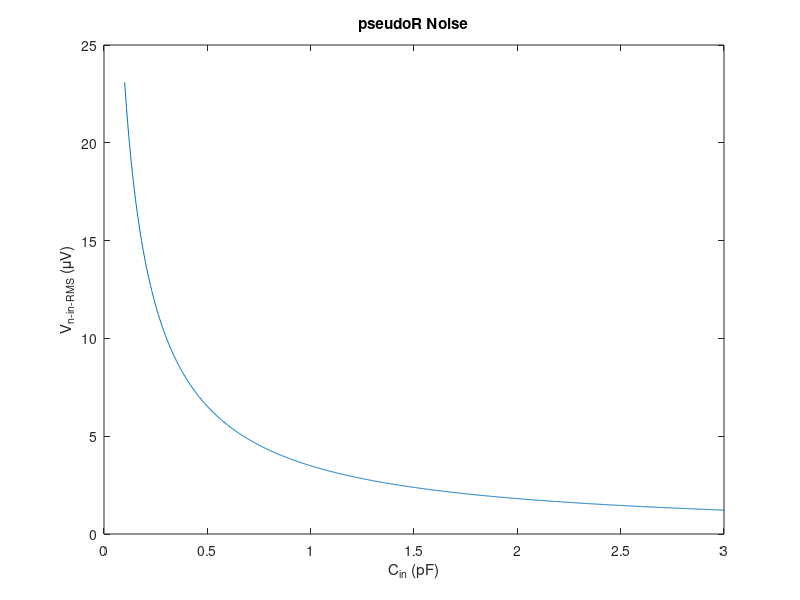
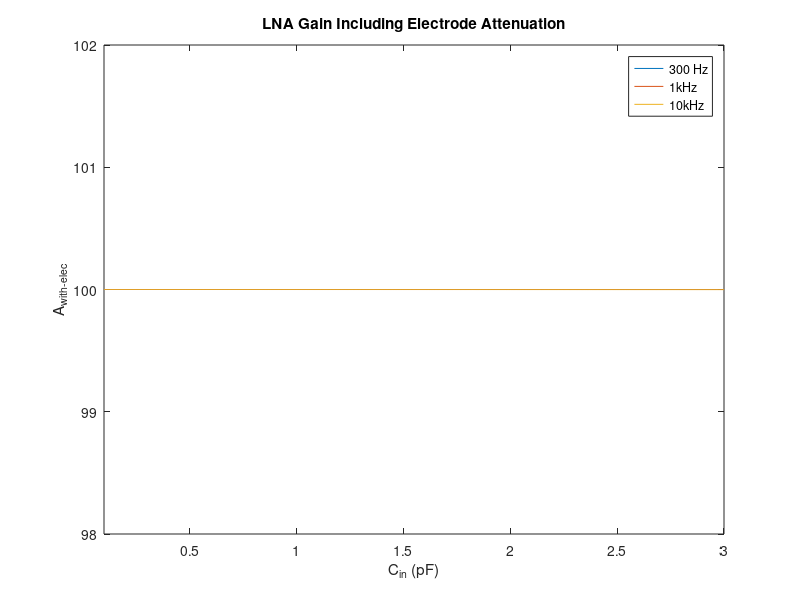
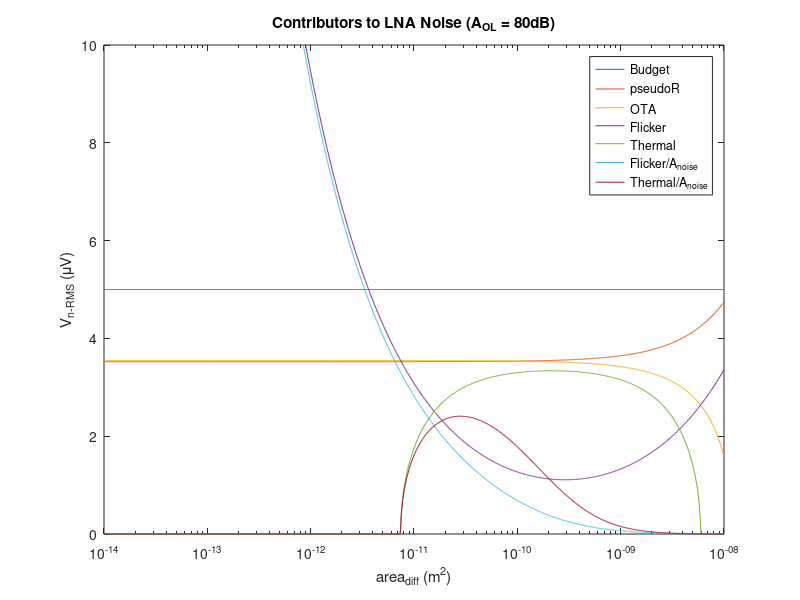
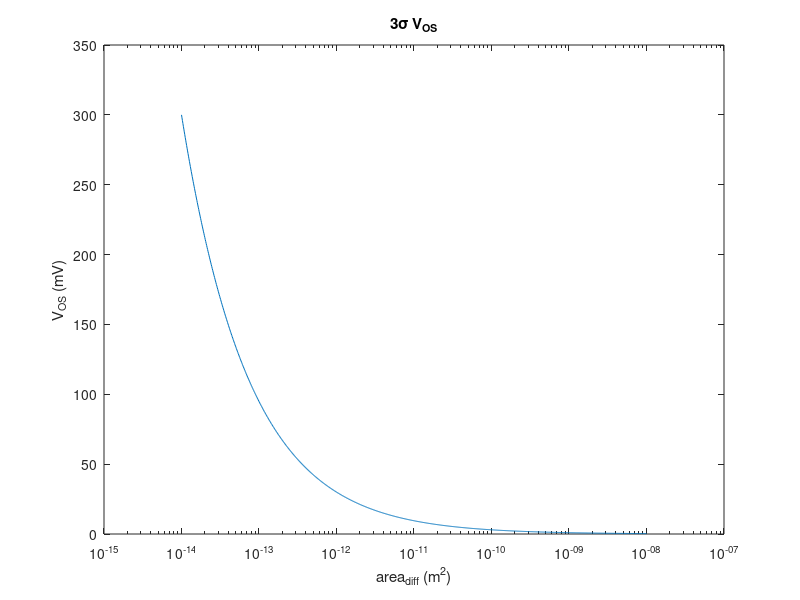

MATLAB code to generate these figures, in order: (Note: this script raises an error after producing the figures.)
% polymorph pixel co-design
% CRT
% 05/19/2020 - 07/22/2020

%% setup
close all
clear all

%% starting assumptions and physical constants

% constants
k = 1.38e-23;
T = 37 + 273;   % body temp

% system constraints
R_elec = 24e3;
pixel_dim = 152.5e-6;
area_limit = (pixel_dim)^2;

%% design targets

% except for here, as noted, all noise is squared voltage
noise_Vrms = 5e-6;
noise_Vsq = noise_Vrms^2;

A_target = 100;
A_OL_target = 1e4;
A_f = 1;

f_LP_AP = 10e3;
f_HP_AP = 300;

ENBW = f_LP_AP * pi/2;

% number of time constants for "complete" settling
settling_TCs = 5;

% target for OTA noise source other than M1
excess = 1.2;

%% technology information

L_min = 130e-9;

% C_ox and C_P (C_gg) [F/m^2]
% C_ox for flicker noise
C_ox = 0.01;
% C_P for parasitics
M_input_area = 120e-6 * 600e-9;
C_gg = 252e-15;
C_P_N = C_gg / M_input_area;
C_P_P = 0.00633;

% flicker noise coefficients [J]
K_flicker_N = 1.24e-25;
K_flicker_P = 1.98e-25;

% mismatch coefficients
% [Vm] and [m]
A_VT = 10e-9;
A_beta = 0.013e-6;

% noise factor gamma (often quoted as 2/3)
gamma_W = 1;
gamma_S = 2/3;

% estimates for device area
L_diff = 200e-9;
L_guard = 1e-6;

%% closed-loop amp design: sweep Cin

% assumed pseudoR based on 10fF feedback cap
pseudoR = 320e9;

% sweep Cin
%C_in = 1e-12;
C_in = linspace(100e-15, 3e-12, 1000)';
C_F = C_in / A_target;

% integrated pseudoR noise for 300Hz sw cap HP cutoff
f_pseudo = 1./(2.*pi.*pseudoR.*C_F);
% reduction factor to account for not all of kT/C
% appearing in the 300Hz+ band
reduc_factor = 1./(1 + f_HP_AP./f_pseudo);
noise_pseudoR = 2 .* k .* T ./ C_F .* reduc_factor;
% input-refer - note that this uses ideal gain
noise_pseudoR_in = noise_pseudoR ./ (A_target.^2);

% ideal closed-loop gain including electrode attenuation
% at three freqs: 300, 1000, 10000 Hz
% assumes ideal opamp with no parasitics
A_elec_300 = C_in ./ sqrt(C_F.^2 + (C_F .* C_in .* R_elec .* (2*pi*300)).^2);
A_elec_1e3 = C_in ./ sqrt(C_F.^2 + (C_F .* C_in .* R_elec .* (2*pi*1e3)).^2);
A_elec_1e4 = C_in ./ sqrt(C_F.^2 + (C_F .* C_in .* R_elec .* (2*pi*1e4)).^2);

%% plots from Cin choice

% noise as a function of Cin
figure
plot(C_in.*(1e12), sqrt(noise_pseudoR_in) .* 1e6);
xlabel('C_{in} (pF)');
ylabel('V_{n-in-RMS} (\muV)');
title('pseudoR Noise');

% input gain including electrode atten
% should be negligible
figure
plot(C_in.*(1e12), A_elec_300);
hold on
plot(C_in.*(1e12), A_elec_1e3);
plot(C_in.*(1e12), A_elec_1e4);
xlabel('C_{in} (pF)');
ylabel('A_{with-elec}');
axis([100e-3 3 98 102]);
legend('300 Hz', '1kHz', '10kHz');
title('LNA Gain Including Electrode Attenuation');

%% results from first design section
C_in = 1e-12;
C_F = C_in / A_target;
% integrated pseudoR noise for 300Hz sw cap HP cutoff
f_pseudo = 1./(2.*pi.*pseudoR.*C_F);
reduc_factor = 1./(1 + f_HP_AP./f_pseudo);
noise_pseudoR = 2 .* k .* T ./ C_F .* reduc_factor;

%% OTA design: sweep WL

% transistor area, from 10^-14 m^2 to 10^-9 m^2
% for reference, pixel is 2.33*10^-8 m^2
% 120um/600nm device is 7.2*10^-11 m^2both
% and a 130nm/130nm device is 1.69*10^-14 m^2
WL = logspace(-14,-8,1000);

C_P = WL .* C_P_N;

% resulting actual closed-loop gain
A_actual = C_in ./ (C_F + (C_F + C_in + C_P) ./ A_OL_target);
noise_pseudoR_in = noise_pseudoR ./ (A_actual.^2);

% noise budget
noise_OTA = noise_Vsq - noise_pseudoR_in;

% noise gain
A_noise = (C_P + C_in + C_F) ./ C_in;

% flicker noise
noise_flicker = 2 .* K_flicker_N ./ C_ox ./ WL .* (A_noise).^2 ...
    .* log(f_LP_AP / f_HP_AP);

noise_thermal = noise_OTA - noise_flicker;

% thermal noise
% NOTE: we only care about thermal noise in the signal band (to 10kHz)
% technically, ENBW is not correct here because we can do a software
% brickwall filter at 10kHz, and this will be valid since we have used
% appropriate anti-aliasing.
% thus, ENBW is used here only to provide a safety margin.
gm_req = 2 .* 4 .* k .* T .* gamma_W...
    ./ noise_thermal .* (A_noise).^2 .* ENBW .* excess;

% first approx of mismatch: assume input pair dominates
sigma_Vth_1 = A_VT ./ sqrt(WL);
V_os_3sigma = sigma_Vth_1 .* 3;
%% plots from flicker noise sizing choice

% noise breakdown
figure
semilogx(WL, (noise_Vrms*1e6).*ones(size(WL)));
hold on
semilogx(WL, sqrt(noise_pseudoR_in) .* 1e6);
semilogx(WL, sqrt(noise_OTA) .* 1e6);
semilogx(WL, sqrt(noise_flicker) .* 1e6);
semilogx(WL, sqrt(noise_thermal) .* 1e6);
semilogx(WL, sqrt(noise_flicker) ./ (A_noise).^2 .* 1e6);
semilogx(WL, sqrt(noise_thermal) ./ (A_noise).^2 .* 1e6);
xlabel('area_{diff} (m^2)');
ylabel('V_{n-RMS} (\muV)');
axis([1e-14 1e-8 0 10]);
legend('Budget', 'pseudoR', 'OTA', 'Flicker', 'Thermal',...
    'Flicker/A_{noise}', 'Thermal/A_{noise}');
title('Contributors to LNA Noise (A_{OL} = 80dB)');

% mismatch
figure
semilogx(WL, V_os_3sigma .* 1e3);
xlabel('area_{diff} (m^2)');
ylabel('V_{OS} (mV)');
title('3\sigma V_{OS}');

% gm requirement
figure
semilogx(WL, gm_req.*(1e6));
xlabel('area_{diff} (m^2)');
ylabel('g_m (\muS)');
axis([1e-14 1e-8 0 500]);
title('g_m Requirement (A_{OL} = 80dB)');

% closed-loop gain
figure
semilogx(WL, A_actual);
xlabel('area_{diff} (m^2)');
ylabel('A_{actual}');
title('Closed-Loop Gain due to C_P (A_{OL} = 80dB)');

%% OTA design: try again with A_OL = 60dB

% try a redesign anticipating the gain error
A_OL_target = 1e3;
C_F = 10e-15;
C_in = C_F * A_target * (1 + 1/A_OL_target) / (1 - A_target/A_OL_target);

% transistor area, from 10^-14 m^2 to 10^-9 m^2
% for reference, pixel is 2.33*10^-8 m^2
% 120um/600nm device is 7.2*10^-11 m^2
% and a 130nm/130nm device is 1.69*10^-14 m^2
WL = logspace(-14,-8,1000);

C_P = WL .* C_P_N;

% resulting actual closed-loop gain
A_actual = C_in ./ (C_F + (C_F + C_in + C_P) ./ A_OL_target);
noise_pseudoR_in = noise_pseudoR ./ (A_actual.^2);

% noise budget
noise_OTA = noise_Vsq - noise_pseudoR_in;

% noise gain
A_noise = (C_P + C_in + C_F) ./ C_in;

% flicker noise
noise_flicker = 2 .* K_flicker_N ./ C_ox ./ WL .* (A_noise).^2 ...
    .* log(f_LP_AP / f_HP_AP);

noise_thermal = noise_OTA - noise_flicker;

% thermal noise
% NOTE: we only care about thermal noise in the signal band (to 10kHz)
% technically, ENBW is not correct here because we can do a software
% brickwall filter at 10kHz, and this will be valid since we have used
% appropriate anti-aliasing.
% thus, ENBW is used here only to provide a safety margin.
gm_req = 2 .* 4 .* k .* T .* gamma_W...
    ./ noise_thermal .* (A_noise).^2 .* ENBW .* excess;

%% plots from flicker noise sizing choice

% noise breakdown
figure
semilogx(WL, (noise_Vrms*1e6).*ones(size(WL)));
hold on
semilogx(WL, sqrt(noise_pseudoR_in) .* 1e6);
semilogx(WL, sqrt(noise_OTA) .* 1e6);
semilogx(WL, sqrt(noise_flicker) .* 1e6);
semilogx(WL, sqrt(noise_thermal) .* 1e6);
semilogx(WL, sqrt(noise_flicker) ./ (A_noise).^2 .* 1e6);
semilogx(WL, sqrt(noise_thermal) ./ (A_noise).^2 .* 1e6);
xlabel('area_{diff} (m^2)');
ylabel('V_{n-RMS} (\muV)');
axis([1e-14 1e-8 0 10]);
legend('Budget', 'pseudoR', 'OTA', 'Flicker', 'Thermal',...
    'Flicker/A_{noise}', 'Thermal/A_{noise}');
title('Contributors to LNA Noise (A_{OL} = 60dB)');

% gm requirement
figure
semilogx(WL, gm_req.*(1e6));
xlabel('area_{diff} (m^2)');
ylabel('g_m (\muS)');
axis([1e-14 1e-8 0 500]);
title('g_m Requirement (A_{OL} = 60dB)');

% closed-loop gain
figure
semilogx(WL, A_actual);
xlabel('area_{diff} (m^2)');
ylabel('A_{actual}');
title('Closed-Loop Gain due to C_P (A_{OL} = 60dB)');

A_OL_target = 1e4;

%% gm/id, gmro characterization

% info about number of characterization sweeps
num_lengths_N = 10;
num_lengths_P = 10;
points_per_length = 25;
L_N = [130e-9 200e-9 500e-9 1e-6 2e-6 4e-6 6e-6 8e-6 10e-6 12e-6]';
L_P = L_N;

% NMOS

% import the characterization data
gmid_n_130n = readmatrix('charac/charac_gmid_n_130n.csv');
gmid_n_200n = readmatrix('charac/charac_gmid_n_200n.csv');
gmid_n_500n = readmatrix('charac/charac_gmid_n_500n.csv');
gmid_n_1u = readmatrix('charac/charac_gmid_n_1u.csv');
gmid_n_2u = readmatrix('charac/charac_gmid_n_2u.csv');
gmid_n_4u = readmatrix('charac/charac_gmid_n_4u.csv');
gmid_n_6u = readmatrix('charac/charac_gmid_n_6u.csv');
gmid_n_8u = readmatrix('charac/charac_gmid_n_8u.csv');
gmid_n_10u = readmatrix('charac/charac_gmid_n_10u.csv');
gmid_n_12u = readmatrix('charac/charac_gmid_n_12u.csv');

gmro_n_130n = readmatrix('charac/charac_gmro_n_130n.csv');
gmro_n_200n = readmatrix('charac/charac_gmro_n_200n.csv');
gmro_n_500n = readmatrix('charac/charac_gmro_n_500n.csv');
gmro_n_1u = readmatrix('charac/charac_gmro_n_1u.csv');
gmro_n_2u = readmatrix('charac/charac_gmro_n_2u.csv');
gmro_n_4u = readmatrix('charac/charac_gmro_n_4u.csv');
gmro_n_6u = readmatrix('charac/charac_gmro_n_6u.csv');
gmro_n_8u = readmatrix('charac/charac_gmro_n_8u.csv');
gmro_n_10u = readmatrix('charac/charac_gmro_n_10u.csv');
gmro_n_12u = readmatrix('charac/charac_gmro_n_12u.csv');

cgg_n_130n = readmatrix('charac/charac_cgg_n_130n.csv');
cgg_n_200n = readmatrix('charac/charac_cgg_n_200n.csv');
cgg_n_500n = readmatrix('charac/charac_cgg_n_500n.csv');
cgg_n_1u = readmatrix('charac/charac_cgg_n_1u.csv');
cgg_n_2u = readmatrix('charac/charac_cgg_n_2u.csv');
cgg_n_4u = readmatrix('charac/charac_cgg_n_4u.csv');
cgg_n_6u = readmatrix('charac/charac_cgg_n_6u.csv');
cgg_n_8u = readmatrix('charac/charac_cgg_n_8u.csv');
cgg_n_10u = readmatrix('charac/charac_cgg_n_10u.csv');
cgg_n_12u = readmatrix('charac/charac_cgg_n_12u.csv');

% concatenate the results for easier looping
gmid_n = horzcat(gmid_n_130n, gmid_n_200n(:,2), gmid_n_500n(:,2),...
    gmid_n_1u(:,2), gmid_n_2u(:,2), gmid_n_4u(:,2), gmid_n_6u(:,2),...
    gmid_n_8u(:,2), gmid_n_10u(:,2), gmid_n_12u(:,2));
gmro_n = horzcat(gmro_n_130n, gmro_n_200n(:,2), gmro_n_500n(:,2),...
    gmro_n_1u(:,2), gmro_n_2u(:,2), gmro_n_4u(:,2), gmro_n_6u(:,2),...
    gmro_n_8u(:,2), gmro_n_10u(:,2), gmro_n_12u(:,2));
cgg_n = horzcat(cgg_n_130n, cgg_n_200n(:,2), cgg_n_500n(:,2),...
    cgg_n_1u(:,2), cgg_n_2u(:,2), cgg_n_4u(:,2), cgg_n_6u(:,2),...
    cgg_n_8u(:,2), cgg_n_10u(:,2), cgg_n_12u(:,2));

% plot the characterization results
figure
semilogx(gmid_n(:,1)*1e6, gmid_n(:,2));
hold on
semilogx(gmid_n(:,1)*1e6, gmid_n(:,3));
semilogx(gmid_n(:,1)*1e6, gmid_n(:,4));
semilogx(gmid_n(:,1)*1e6, gmid_n(:,5));
semilogx(gmid_n(:,1)*1e6, gmid_n(:,6));
semilogx(gmid_n(:,1)*1e6, gmid_n(:,7));
semilogx(gmid_n(:,1)*1e6, gmid_n(:,8));
semilogx(gmid_n(:,1)*1e6, gmid_n(:,9));
semilogx(gmid_n(:,1)*1e6, gmid_n(:,10));
semilogx(gmid_n(:,1)*1e6, gmid_n(:,11));
title('g_m/I_D vs. I_D for NMOS');
xlabel('I_D (\muA)');
ylabel('g_m/I_D (V^{-1})');
legend('L = 130nm', 'L = 200nm', 'L = 500nm', 'L = 1\mum', 'L = 2\mum',...
    'L = 4\mum', 'L = 6\mum', 'L = 8\mum', 'L = 10\mum', 'L = 12\mum');

figure
semilogx(gmro_n(:,1)*1e6, gmro_n(:,2));
hold on
semilogx(gmro_n(:,1)*1e6, gmro_n(:,3));
semilogx(gmro_n(:,1)*1e6, gmro_n(:,4));
semilogx(gmro_n(:,1)*1e6, gmro_n(:,5));
semilogx(gmro_n(:,1)*1e6, gmro_n(:,6));
semilogx(gmro_n(:,1)*1e6, gmro_n(:,7));
semilogx(gmro_n(:,1)*1e6, gmro_n(:,8));
semilogx(gmro_n(:,1)*1e6, gmro_n(:,9));
semilogx(gmro_n(:,1)*1e6, gmro_n(:,10));
semilogx(gmro_n(:,1)*1e6, gmro_n(:,11));
title('g_mr_o vs. I_D for NMOS');
xlabel('I_D (\muA)');
ylabel('g_mr_o');
legend('L = 130nm', 'L = 200nm', 'L = 500nm', 'L = 1\mum', 'L = 2\mum',...
    'L = 4\mum', 'L = 6\mum', 'L = 8\mum', 'L = 10\mum', 'L = 12\mum');

figure
semilogx(cgg_n(:,1)*1e6, cgg_n(:,2) / (130e-9 * 260e-9));
hold on
semilogx(cgg_n(:,1)*1e6, cgg_n(:,3) / (200e-9 * 400e-9));
semilogx(cgg_n(:,1)*1e6, cgg_n(:,4) / (500e-9 * 1000e-9));
semilogx(cgg_n(:,1)*1e6, cgg_n(:,5) / (1000e-9 * 2000e-9));
semilogx(cgg_n(:,1)*1e6, cgg_n(:,6) / (2000e-9 * 4000e-9));
semilogx(cgg_n(:,1)*1e6, cgg_n(:,7) / (4000e-9 * 8000e-9));
semilogx(cgg_n(:,1)*1e6, cgg_n(:,8) / (6000e-9 * 12000e-9));
semilogx(cgg_n(:,1)*1e6, cgg_n(:,9) / (8000e-9 * 16000e-9));
semilogx(cgg_n(:,1)*1e6, cgg_n(:,10) / (10000e-9 * 20000e-9));
semilogx(cgg_n(:,1)*1e6, cgg_n(:,11) / (12000e-9 * 24000e-9));
title('C_{gg} vs. I_D for NMOS');
xlabel('I_D (\muA)');
ylabel('C_{gg} (F/m^2)');
legend('L = 130nm', 'L = 200nm', 'L = 500nm', 'L = 1\mum', 'L = 2\mum',...
    'L = 4\mum', 'L = 6\mum', 'L = 8\mum', 'L = 10\mum', 'L = 12\mum');


% PMOS

% import the characterization data
gmid_p_130n = readmatrix('charac/charac_gmid_p_130n.csv');
gmid_p_200n = readmatrix('charac/charac_gmid_p_200n.csv');
gmid_p_500n = readmatrix('charac/charac_gmid_p_500n.csv');
gmid_p_1u = readmatrix('charac/charac_gmid_p_1u.csv');
gmid_p_2u = readmatrix('charac/charac_gmid_p_2u.csv');
gmid_p_4u = readmatrix('charac/charac_gmid_p_4u.csv');
gmid_p_6u = readmatrix('charac/charac_gmid_p_6u.csv');
gmid_p_8u = readmatrix('charac/charac_gmid_p_8u.csv');
gmid_p_10u = readmatrix('charac/charac_gmid_p_10u.csv');
gmid_p_12u = readmatrix('charac/charac_gmid_p_12u.csv');

gmro_p_130n = readmatrix('charac/charac_gmro_p_130n.csv');
gmro_p_200n = readmatrix('charac/charac_gmro_p_200n.csv');
gmro_p_500n = readmatrix('charac/charac_gmro_p_500n.csv');
gmro_p_1u = readmatrix('charac/charac_gmro_p_1u.csv');
gmro_p_2u = readmatrix('charac/charac_gmro_p_2u.csv');
gmro_p_4u = readmatrix('charac/charac_gmro_p_4u.csv');
gmro_p_6u = readmatrix('charac/charac_gmro_p_6u.csv');
gmro_p_8u = readmatrix('charac/charac_gmro_p_8u.csv');
gmro_p_10u = readmatrix('charac/charac_gmro_p_10u.csv');
gmro_p_12u = readmatrix('charac/charac_gmro_p_12u.csv');

% concatenate the results for easier looping
gmid_p = horzcat(gmid_p_130n, gmid_p_200n(:,2), gmid_p_500n(:,2),...
    gmid_p_1u(:,2), gmid_p_2u(:,2), gmid_p_4u(:,2), gmid_p_6u(:,2),...
    gmid_p_8u(:,2), gmid_p_10u(:,2), gmid_p_12u(:,2));
gmro_p = horzcat(gmro_p_130n, gmro_p_200n(:,2), gmro_p_500n(:,2),...
    gmro_p_1u(:,2), gmro_p_2u(:,2), gmro_p_4u(:,2), gmro_p_6u(:,2),...
    gmro_p_8u(:,2), gmro_p_10u(:,2), gmro_p_12u(:,2));

% plot the characterization results
figure
semilogx(gmid_p(:,1)*1e6, gmid_p(:,2));
hold on
semilogx(gmid_p(:,1)*1e6, gmid_p(:,3));
semilogx(gmid_p(:,1)*1e6, gmid_p(:,4));
semilogx(gmid_p(:,1)*1e6, gmid_p(:,5));
semilogx(gmid_p(:,1)*1e6, gmid_p(:,6));
semilogx(gmid_p(:,1)*1e6, gmid_p(:,7));
semilogx(gmid_p(:,1)*1e6, gmid_p(:,8));
semilogx(gmid_p(:,1)*1e6, gmid_p(:,9));
semilogx(gmid_p(:,1)*1e6, gmid_p(:,10));
semilogx(gmid_p(:,1)*1e6, gmid_p(:,11));
title('g_m/I_D vs. I_D for PMOS');
xlabel('I_D (\muA)');
ylabel('g_m/I_D (V^{-1})');
legend('L = 130nm', 'L = 200nm', 'L = 500nm', 'L = 1\mum', 'L = 2\mum',...
    'L = 4\mum', 'L = 6\mum', 'L = 8\mum', 'L = 10\mum', 'L = 12\mum');

figure
semilogx(gmro_p(:,1)*1e6, gmro_p(:,2));
hold on
semilogx(gmro_p(:,1)*1e6, gmro_p(:,3));
semilogx(gmro_p(:,1)*1e6, gmro_p(:,4));
semilogx(gmro_p(:,1)*1e6, gmro_p(:,5));
semilogx(gmro_p(:,1)*1e6, gmro_p(:,6));
semilogx(gmro_p(:,1)*1e6, gmro_p(:,7));
semilogx(gmro_p(:,1)*1e6, gmro_p(:,8));
semilogx(gmro_p(:,1)*1e6, gmro_p(:,9));
semilogx(gmro_p(:,1)*1e6, gmro_p(:,10));
semilogx(gmro_p(:,1)*1e6, gmro_p(:,11));
title('g_mr_o vs. I_D for PMOS');
xlabel('I_D (\muA)');
ylabel('g_mr_o');
legend('L = 130nm', 'L = 200nm', 'L = 500nm', 'L = 1\mum', 'L = 2\mum',...
    'L = 4\mum', 'L = 6\mum', 'L = 8\mum', 'L = 10\mum', 'L = 12\mum');

%% transistor-level OTA design: tunable parameters

% set minimum W
W_min = 200e-9;

% assumptions for WI or SI
gmid_WI = 25;
gmid_MI = 20;
gmid_SI = 10;

% M1 specs determined from optimization above
gm_min = 100e-6;
WL_min = 3.85e-11;

% ratio between main branch and output branch
current_scale = 16;
% ratio between load branch and one branch of CMFB amp
cmfb_scale = 1;

% partition of gains
A_OL_1_target = 320;
A_OL_2_target = A_OL_target / A_OL_1_target;
A_OL_CMFB_target = 20;

% degen resistor headroom consumption
V_R_degen = 0.2;

%% amp/filter interface

% assume min size cap for C_RA
C_RA = 10e-15;

% biquad filter params
omega_0 = 2*pi * sqrt(f_HP_AP * f_LP_AP);
BW = 2*pi * (f_LP_AP - f_HP_AP);
Q = omega_0 / BW;

% input cap size
C_R1 = C_RA * A_f / Q;

% sweep possible switching frequencies
f_swcap = logspace(5,7,1000)';

f_BW_amp = f_swcap ./ 10;

% resistive approximation
R_1 = 1 ./ (C_R1 * f_swcap);

% one-stage version. settling will be ok, so look at gain degredation
% using 60dB gain for one-stage (80dB not possible)
rout_assumed = (1e3) / gm_min;
Rout_amp_required = (rout_assumed .* R_1) ./ (R_1 - rout_assumed);
% using reasonable assumptions for degen R and load device,
% calculate what gmro would be necessary for up and down cascode devices
R_degen_assumed = 50e3;
ro_load_assumed = 4e7;
Rout_branch = 2 * Rout_amp_required;
gmro_required_up = sqrt(Rout_branch ./ R_degen_assumed);
gmro_required_down = Rout_branch ./ ro_load_assumed;

figure
semilogx(f_swcap, gmro_required_up);
hold on
semilogx(f_swcap, gmro_required_down);
xlabel('f_{swcap} (Hz)');
ylabel('g_mr_o');
title('Single-Stage: Cascode g_mr_o Required vs. Sw Cap Frequency');
legend('Up Branch (fold)', 'Down Branch (load)');

% settling limit
T_settle_limit = 1 ./ (f_swcap * 2);

% assume switch resistance - settling through this
R_sw = 14e3;
T_settle_sw = R_sw * C_R1 * settling_TCs;

%% transistor-level OTA design: action

% M1: input pair (NMOS)

% vectors to keep track of results for comparison
W = zeros(num_lengths_N, 1);
WL = zeros(num_lengths_N, 1);
gmro = zeros(num_lengths_N, 1);
gmid = zeros(num_lengths_N, 1);

% try each length
for i = 1:num_lengths_N
    
    % column for gmid, gmro data
    col = 1 + i;
    
    % determine corresponding length
    L_charac = L_N(i);
    W_charac = L_charac * 2;
    
    for j = 1:points_per_length
        
        % go from SI to WI to get minimum required gmid
        point = points_per_length - j + 1;
        
        gmid(i) = gmid_n(point, col);
        
        if (gmid(i) > gmid_WI)
            % found required gmid
            
            % determine corresponding current density for this length
            ID_charac = gmid_n(point, 1);
            ID_density = ID_charac / W_charac;
            
            % determine actual ID required
            ID_req = gm_min / gmid(i);
            ID = 1e-6 * ceil(ID_req * 1e6);
            
            % determine actual W required
            W(i) = ID / ID_density;
            WL(i) = W(i) .* L_charac;
            
            % keep track of corresponding gmro
            gmro(i) = gmro_n(point, col);
            break
        end      
    end
end

% plot results for M1
figure
plot(L_N*1e6, W*1e6);
xlabel('L (\mum)');
ylabel('W (\mum)');
title('M1: W vs. L');
figure
plot(L_N*1e6, WL*1e12);
xlabel('L (\mum)');
ylabel('W ((\mum)^2)');
title('M1: WL vs. L');
figure
plot(L_N*1e6, gmro);
xlabel('L (\mum)');
ylabel('g_mr_o');
title('M1: g_mr_o vs. L');

% pick L that gives us required WL for parasitics/flicker
for i = 1:num_lengths_N
    WL_this = WL(i);
    
    if (WL_this > WL_min)
        % determine final dimensions
        W_M1 = W(i);
        L_M1 = L_N(i);
        % determine final small signal params
        gmid_M1 = gmid(i);
        gmro_M1 = gmro(i);
        break
    end
end

% compute some currents
ID_main = ID;
ID_load = ID_main / current_scale;
ID_both = ID_main + ID_load;

% compute M1 small signal params
gm_M1 = gmid_M1 * ID_main;
ro_M1 = gmro_M1 / gm_M1;

% size the degen resistors for reasonable voltage swing
R_degen = V_R_degen / ID_main;

% beginning to compute the gain

% from equation for gain of first stage...
gmro_factor = gm_M1 * ro_M1^2 * R_degen / (ro_M1 + R_degen)^2;
% ... we can determine a target for gmro of M3 and M5
gmro_35_target = A_OL_1_target / gmro_factor;

% size 3,5 based on this target

% M3: telecascode device (NMOS)
[W, gmid, gmro] = size_M(L_N, gmid_n, gmro_n, gmid_MI, 1, ID_main,...
    num_lengths_N, points_per_length);
[L_M3, W_M3, gmid_M3, gmro_M3] = pick_L(L_N, W, gmid, gmro,...
    gmro_35_target, num_lengths_N, W_min);
% compute M3 small signal params
gm_M3 = gmid_M3 * ID_main;
ro_M3 = gmro_M3 / gm_M3;

% M5: current source device (PMOS)
[W, gmid, gmro] = size_M(L_P, gmid_p, gmro_p, gmid_MI, 1, ID_main,...
    num_lengths_P, points_per_length);
[L_M5, W_M5, gmid_M5, gmro_M5] = pick_L(L_P, W, gmid, gmro,...
    gmro_35_target, num_lengths_P, W_min);
% compute M5 small signal params
gm_M5 = gmid_M5 * ID_main;
ro_M5 = gmro_M5 / gm_M5;

% calculate actual first stage gain

% transconductance
Gs3 = (gmro_M3 + 1) / (ro_M3 + gmro_M5 * R_degen);
Gm_reduc = (Gs3 * ro_M1) / (1 + Gs3 * ro_M1);
Gm_1 = gm_M1 * Gm_reduc;

% output resistance
Rout_1 = 1/(1/(gmro_M5 * R_degen) + 1/(gmro_M3 * ro_M1));

A_OL_1_actual = Gm_1 * Rout_1;

% compute gain target for second stage
A_OL_2_target_updated = max(A_OL_target / A_OL_1_actual, A_OL_2_target);

% compute gmro target based on necessity that gm7ro9 > A2 for later math
gm_M7_assumed = gmid_WI * ID_load;
gm_M9_assumed = gmid_SI * ID_load;
ro_9_target = A_OL_2_target_updated / gm_M7_assumed;
gmro_9_target = gm_M9_assumed * ro_9_target;

% M9: load device (NMOS)
% the only strong-inversion transistor (bc noise)
[W, gmid, gmro] = size_M(L_N, gmid_n, gmro_n, gmid_SI, 0, ID_load,...
    num_lengths_N, points_per_length);
[L_M9, W_M9, gmid_M9, gmro_M9] = pick_L(L_N, W, gmid, gmro,...
    gmro_9_target, num_lengths_N, W_min);
% compute M11 small signal params
gm_M9 = gmid_M9 * ID_load;
ro_M9 = gmro_M9 / gm_M9;

% compute target gmro7 based on target gain
ro_M7_target = (A_OL_2_target_updated * ro_M9) /...
    (gm_M7_assumed * ro_M9 - A_OL_2_target_updated);
gmro_7_target = gm_M7_assumed * ro_M7_target;

% M7: second stage input device (PMOS)
[W, gmid, gmro] = size_M(L_P, gmid_p, gmro_p, gmid_WI, 1, ID_load,...
    num_lengths_P, points_per_length);
[L_M7, W_M7, gmid_M7, gmro_M7] = pick_L(L_P, W, gmid, gmro,...
    gmro_7_target, num_lengths_P, W_min);
% compute M7 small signal params
gm_M7 = gmid_M7 * ID_load;
ro_M7 = gmro_M7 / gm_M7;

% calculate actual second stage gain
Rout_2 = (ro_M7 * ro_M9) / (ro_M7 + ro_M9);
A_OL_2_actual = gm_M7 * Rout_2;

A_OL_actual = A_OL_1_actual * A_OL_2_actual;

%% post-design OTA characterization

% noise - note this is just open-loop OTA noise for sanity check

% compute second stage noise
noise_final_A2 = 8*k*T*(gamma_W/gm_M7 + gamma_S*gm_M9/(gm_M7^2))*ENBW...
    + 2 * K_flicker_P / (W_M7 * L_M7 * C_ox) * log(f_LP_AP / f_HP_AP);

% compute first stage noise
noise_final_A1 = 8*k*T*(gamma_W/gm_M1 + 1/(R_degen * gm_M1^2))*ENBW...
    + 2 * K_flicker_N / (W_M1 * L_M1 * C_ox) * log(f_LP_AP / f_HP_AP);

% compute total input-referred OTA noise
noise_final_OTA = noise_final_A1 + (noise_final_A2 / (A_OL_1_actual^2));
noise_final_OTA_V = sqrt(noise_final_OTA);

% offset: it can be shown that all contributions are neglig except input
sigma_Vth_1_final = A_VT / sqrt(W_M1 * L_M1);
V_os_3sigma_final = sigma_Vth_1_final * 3;

% settling - need to satisfy swcap settling assumption
T_settle_OTA = Rout_2 * C_R1 * settling_TCs;

T_settle_OTA_vec = T_settle_OTA .* ones(size(f_swcap));
T_settle_sw_vec = T_settle_sw .* ones(size(f_swcap));

figure
semilogx(f_swcap, T_settle_limit*1e6);
hold on
semilogx(f_swcap, T_settle_sw_vec*1e6);
semilogx(f_swcap, T_settle_OTA_vec*1e6);
xlabel('f_{swcap} (Hz)');
ylabel('\tau (\mus)');
title('Amp/Filter Settling Time vs. Sw Cap Frequency');
legend('Limit', 'Switch Settling', 'OTA 2nd Stage Settling');

%% CMFB
ID_cmfb = ID_load / cmfb_scale;

% compute gmro target based on necessity that gm13ro15 > A for later math
gm_M13_assumed = gmid_WI * ID_cmfb;
gm_M15_assumed = gmid_SI * ID_cmfb;
ro_15_target = A_OL_CMFB_target / gm_M13_assumed;
gmro_15_target = gm_M15_assumed * ro_15_target;

% M15: load device (PMOS)
[W, gmid, gmro] = size_M(L_P, gmid_p, gmro_p, gmid_SI, 0, ID_cmfb,...
    num_lengths_P, points_per_length);
[L_M15, W_M15, gmid_M15, gmro_M15] = pick_L(L_P, W, gmid, gmro,...
    gmro_15_target, num_lengths_P, W_min);
% compute M15 small signal params
gm_M15 = gmid_M15 * ID_cmfb;
ro_M15 = gmro_M15 / gm_M15;

% compute target gmro13 based on target gain
ro_M13_target = (A_OL_CMFB_target * ro_M15) /...
    (gm_M13_assumed * ro_M15 - A_OL_CMFB_target);
gmro_13_target = gm_M13_assumed * ro_M13_target;

% M13: input device (NMOS)
[W, gmid, gmro] = size_M(L_N, gmid_n, gmro_n, gmid_WI, 1, ID_cmfb,...
    num_lengths_N, points_per_length);
[L_M13, W_M13, gmid_M13, gmro_M13] = pick_L(L_N, W, gmid, gmro,...
    gmro_13_target, num_lengths_N, W_min);
% compute M13 small signal params
gm_M13 = gmid_M13 * ID_cmfb;
ro_M13 = gmro_M13 / gm_M13;

% calculate actual CMFB amp gain
A_OL_CMFB_actual = (gmro_M13 * ro_M15) / (ro_M13 + ro_M15);

%% BPF A2 design: tunable parameters

% gain target
A_2_required = 300;
% A3_M1 specs determined from f_swcap optimization in other script
gm_min_A2 = 2e-6;

WL_min_A2 = 9e-12;

% partition gains
A_2_1_required = 30;

%% BPF A2 design: action

% A2_M1: input pair (NMOS)

% vectors to keep track of results for comparison
W = zeros(num_lengths_N, 1);
WL = zeros(num_lengths_N, 1);
gmro = zeros(num_lengths_N, 1);
gmid = zeros(num_lengths_N, 1);

% try each length
for i = 1:num_lengths_N
    
    % column for gmid, gmro data
    col = 1 + i;
    
    % determine corresponding length
    L_charac = L_N(i);
    W_charac = L_charac * 2;
    
    for j = 1:points_per_length
        
        % go from SI to WI to get minimum required gmid
        point = points_per_length - j + 1;
        
        gmid(i) = gmid_n(point, col);
        
        if (gmid(i) > gmid_WI)
            % found required gmid
            
            % determine corresponding current density for this length
            ID_charac = gmid_n(point, 1);
            ID_density = ID_charac / W_charac;
            
            % determine actual ID required
            ID_req = gm_min_A2 / gmid(i);
            ID = 0.01e-6 * ceil(ID_req * 100e6);
            
            % determine actual W required
            W(i) = ID / ID_density;
            WL(i) = W(i) .* L_charac;
            
            % keep track of corresponding gmro
            gmro(i) = gmro_n(point, col);
            break
        end      
    end
end

% pick L that gives us required WL for parasitics/flicker
for i = 1:num_lengths_N
    WL_this = WL(i);
    
    if (WL_this > WL_min_A2)
        % determine final dimensions
        W_A2_M1 = W(i);
        L_A2_M1 = L_N(i);
        % determine final small signal params
        gmid_A2_M1 = gmid(i);
        gmro_A2_M1 = gmro(i);
        break
    end
end

% corresponding current
ID_A2 = ID;

% compute M1 small signal params
gm_A2_M1 = gmid_A2_M1 * ID_A2;
ro_A2_M1 = gmro_A2_M1 / gm_A2_M1;

% need to calculate load device ro
ro_A2_M3_required = A_2_1_required * ro_A2_M1 /...
    (gmro_A2_M1 - A_2_1_required);

gm_A2_M3_estimate = gmid_SI * ID_A2;

gmro_A2_M3_target = ro_A2_M3_required * gm_A2_M3_estimate;

% A2_M3: load device (PMOS)
[W, gmid, gmro] = size_M(L_P, gmid_p, gmro_p, gmid_SI, 0, ID_A2,...
    num_lengths_P, points_per_length);
[L_A2_M3, W_A2_M3, gmid_A2_M3, gmro_A2_M3] = pick_L(L_P, W, gmid, gmro,...
    gmro_A2_M3_target, num_lengths_P, W_min);
% compute M3 small signal params
gm_A2_M3 = gmid_A2_M3 * ID_A2;
ro_A2_M3 = gmro_A2_M3 / gm_A2_M3;

% calculate actual first-stage gain
A_2_1 = gmro_A2_M1 * ro_A2_M3 / (ro_A2_M1 + ro_A2_M3);
% calculate required second-stage gain
A_2_2_required = A_2_required / A_2_1;

% A2_M5: second stage input pair (PMOS)

% vectors to keep track of results for comparison
W = zeros(num_lengths_P, 1);
WL = zeros(num_lengths_P, 1);
gmro = zeros(num_lengths_P, 1);
gmid = zeros(num_lengths_P, 1);

% try each length
for i = 1:num_lengths_P
    
    % column for gmid, gmro data
    col = 1 + i;
    
    % determine corresponding length
    L_charac = L_P(i);
    W_charac = L_charac * 2;
    
    for j = 1:points_per_length
        
        % go from SI to WI to get minimum required gmid
        point = points_per_length - j + 1;
        
        gmid(i) = gmid_p(point, col);
        
        if (gmid(i) > gmid_WI)
            % found required gmid
            
            % determine corresponding current density for this length
            ID_charac = gmid_p(point, 1);
            ID_density = ID_charac / W_charac;
            
            % determine actual ID required
            ID_req = gm_min_A2 / gmid(i);
            ID = 0.01e-6 * ceil(ID_req * 100e6);
            
            % determine actual W required
            W(i) = ID / ID_density;
            WL(i) = W(i) .* L_charac;
            
            % keep track of corresponding gmro
            gmro(i) = gmro_p(point, col);
            break
        end      
    end
end

% pick L that gives us required WL for parasitics/flicker
for i = 1:num_lengths_P
    WL_this = WL(i);
    
    if (WL_this > WL_min_A2)
        % determine final dimensions
        W_A2_M5 = W(i);
        L_A2_M5 = L_P(i);
        % determine final small signal params
        gmid_A2_M5 = gmid(i);
        gmro_A2_M5 = gmro(i);
        break
    end
end

% corresponding current
ID_A2_2 = ID;

% compute M5 small signal params
gm_A2_M5 = gmid_A2_M5 * ID_A2_2;
ro_A2_M5 = gmro_A2_M5 / gm_A2_M5;

% need to calculate load device ro
ro_A2_M7_required = A_2_2_required * ro_A2_M5 /...
    (gmro_A2_M5 - A_2_2_required);

gm_A2_M7_estimate = gmid_SI * ID_A2_2;

gmro_A2_M7_target = ro_A2_M7_required * gm_A2_M7_estimate;

% A2_M7: load device (NMOS)
[W, gmid, gmro] = size_M(L_N, gmid_n, gmro_n, gmid_WI, 1, ID_A2_2,...
    num_lengths_N, points_per_length);
[L_A2_M7, W_A2_M7, gmid_A2_M7, gmro_A2_M7] = pick_L(L_N, W, gmid, gmro,...
    gmro_A2_M7_target, num_lengths_N, W_min);
% compute M7 small signal params
gm_A2_M7 = gmid_A2_M7 * ID_A2_2;
ro_A2_M7 = gmro_A2_M7 / gm_A2_M7;

% calculate actual second-stage gain
A_2_2 = gmro_A2_M5 * ro_A2_M7 / (ro_A2_M5 + ro_A2_M7);
% calculate total gain
A_2_actual = A_2_1 * A_2_2;

% CMFB sizing?

%% BPF A3 design: tunable parameters

% gain target
A_3_required = 350;
% A3_M1 specs determined from f_swcap optimization in other script
gm_min_A3 = 2e-6;

WL_min_A3 = 9e-12;

gmro_cascode_target = 30;

%% BPF A3 design: action

% A3_M1: input pair (NMOS)

% vectors to keep track of results for comparison
W = zeros(num_lengths_N, 1);
WL = zeros(num_lengths_N, 1);
gmro = zeros(num_lengths_N, 1);
gmid = zeros(num_lengths_N, 1);

% try each length
for i = 1:num_lengths_N
    
    % column for gmid, gmro data
    col = 1 + i;
    
    % determine corresponding length
    L_charac = L_N(i);
    W_charac = L_charac * 2;
    
    for j = 1:points_per_length
        
        % go from SI to WI to get minimum required gmid
        point = points_per_length - j + 1;
        
        gmid(i) = gmid_n(point, col);
        
        if (gmid(i) > gmid_WI)
            % found required gmid
            
            % determine corresponding current density for this length
            ID_charac = gmid_n(point, 1);
            ID_density = ID_charac / W_charac;
            
            % determine actual ID required
            ID_req = gm_min_A3 / gmid(i);
            ID = 0.01e-6 * ceil(ID_req * 100e6);
            
            % determine actual W required
            W(i) = ID / ID_density;
            WL(i) = W(i) .* L_charac;
            
            % keep track of corresponding gmro
            gmro(i) = gmro_n(point, col);
            break
        end      
    end
end

% pick L that gives us required WL for parasitics/flicker
for i = 1:num_lengths_N
    WL_this = WL(i);
    
    if (WL_this > WL_min_A3)
        % determine final dimensions
        W_A3_M1 = W(i);
        L_A3_M1 = L_N(i);
        % determine final small signal params
        gmid_A3_M1 = gmid(i);
        gmro_A3_M1 = gmro(i);
        break
    end
end

% corresponding current
ID_A3 = ID;

% compute M1 small signal params
gm_A3_M1 = gmid_A3_M1 * ID_A3;
ro_A3_M1 = gmro_A3_M1 / gm_A3_M1;

% need to calculate required Rout and cascode gmro
Rout_required_A3 = A_3_required / gm_A3_M1;
Rdown_required_A3 = Rout_required_A3 * 2;

gmro_A3_M3_target = max(Rdown_required_A3 / ro_A3_M1, gmro_cascode_target);

% A3_M3: telecascode device (NMOS)
[W, gmid, gmro] = size_M(L_N, gmid_n, gmro_n, gmid_WI, 1, ID_A3,...
    num_lengths_N, points_per_length);
[L_A3_M3, W_A3_M3, gmid_A3_M3, gmro_A3_M3] = pick_L(L_N, W, gmid, gmro,...
    gmro_A3_M3_target, num_lengths_N, W_min);
% compute M3 small signal params
gm_A3_M3 = gmid_A3_M3 * ID_A3;
ro_A3_M3 = gmro_A3_M3 / gm_A3_M3;

% calculate actual Rup required
Rdown_actual_A3 = gmro_A3_M3 * ro_A3_M1;
Rup_required_A3 = 1 / (1/Rout_required_A3 - 1/Rdown_actual_A3);

% assume Rup_required_A3 = ro_M7

% A3_M5: load cascode device (PMOS)
[W, gmid, gmro] = size_M(L_P, gmid_p, gmro_p, gmid_MI, 1, ID_A3,...
    num_lengths_P, points_per_length);
[L_A3_M5, W_A3_M5, gmid_A3_M5, gmro_A3_M5] = pick_L(L_P, W, gmid, gmro,...
    gmro_cascode_target, num_lengths_P, W_min);
% compute M5 small signal params
gm_A3_M5 = gmid_A3_M5 * ID_A3;
ro_A3_M5 = gmro_A3_M5 / gm_A3_M5;

% size M7 based on estimated gm and ro required
gm_A3_M7_est = gmid_SI * ID_A3;
ro_A3_M7_required = Rup_required_A3 / gmro_A3_M5;
gmro_A3_M7_target = gm_A3_M7_est * ro_A3_M7_required;

% A3_M7: load device (PMOS)
[W, gmid, gmro] = size_M(L_P, gmid_p, gmro_p, gmid_SI, 0, ID_A3,...
    num_lengths_P, points_per_length);
[L_A3_M7, W_A3_M7, gmid_A3_M7, gmro_A3_M7] = pick_L(L_P, W, gmid, gmro,...
    gmro_A3_M7_target, num_lengths_P, W_min);
% compute M7 small signal params
gm_A3_M7 = gmid_A3_M7 * ID_A3;
ro_A3_M7 = gmro_A3_M7 / gm_A3_M7;

Rup_actual_A3 = gmro_A3_M5 * ro_A3_M7;
Rout_actual_A3 = 1 / (1/Rup_actual_A3 + 1/Rdown_actual_A3);

A_3_actual = Rout_actual_A3 * gm_A3_M1;

% CMFB sizing?

%% SF1 design: tunable parameters

% gain target
A_SF1_required = 0.95;
% SF1_M1 specs determined from f_swcap optimization in other script
gm_min_SF1 = 1e-6;

WL_min_SF1 = 9e-12;

%% SF1 design: action

% SF1_M1: input device (PMOS)

% vectors to keep track of results for comparison
W = zeros(num_lengths_N, 1);
WL = zeros(num_lengths_N, 1);
gmro = zeros(num_lengths_N, 1);
gmid = zeros(num_lengths_N, 1);

% try each length
for i = 1:num_lengths_P
    
    % column for gmid, gmro data
    col = 1 + i;
    
    % determine corresponding length
    L_charac = L_P(i);
    W_charac = L_charac * 2;
    
    for j = 1:points_per_length
        
        % go from SI to WI to get minimum required gmid
        point = points_per_length - j + 1;
        
        gmid(i) = gmid_p(point, col);
        
        if (gmid(i) > gmid_WI)
            % found required gmid
            
            % determine corresponding current density for this length
            ID_charac = gmid_p(point, 1);
            ID_density = ID_charac / W_charac;
            
            % determine actual ID required
            ID_req = gm_min_SF1 / gmid(i);
            ID = 0.01e-6 * ceil(ID_req * 100e6);
            
            % determine actual W required
            W(i) = ID / ID_density;
            WL(i) = W(i) .* L_charac;
            
            % keep track of corresponding gmro
            gmro(i) = gmro_n(point, col);
            break
        end      
    end
end

% pick L that gives us required WL for parasitics/flicker
for i = 1:num_lengths_P
    WL_this = WL(i);
    
    if (WL_this > WL_min_SF1)
        % determine final dimensions
        W_SF1_M1 = W(i);
        L_SF1_M1 = L_P(i);
        % determine final small signal params
        gmid_SF1_M1 = gmid(i);
        gmro_SF1_M1 = gmro(i);
        break
    end
end

% corresponding current
ID_SF1 = ID;

% compute M1 small signal params
gm_SF1_M1 = gmid_SF1_M1 * ID_SF1;
ro_SF1_M1 = gmro_SF1_M1 / gm_SF1_M1;

% size M2 based on estimated gm and ro required
gm_SF1_M2_est = gmid_SI * ID_SF1;
ro_SF1_M2_required = A_SF1_required / gm_SF1_M1 / (1 - A_SF1_required);
gmro_SF1_M2_target = gm_SF1_M2_est * ro_SF1_M2_required;

% SF1_M2: load device (PMOS)
[W, gmid, gmro] = size_M(L_P, gmid_p, gmro_p, gmid_SI, 0, ID_A3,...
    num_lengths_P, points_per_length);
[L_SF1_M2, W_SF1_M2, gmid_SF1_M2, gmro_SF1_M2] = pick_L(L_P, W, gmid, gmro,...
    gmro_SF1_M2_target, num_lengths_P, W_min);
% compute M2 small signal params
gm_SF1_M2 = gmid_SF1_M2 * ID_SF1;
ro_SF1_M2 = gmro_SF1_M2 / gm_SF1_M2;

A_SF1_actual = gm_SF1_M1 * ro_SF1_M2 / (1 + gm_SF1_M1 * ro_SF1_M2);

%% post-design SF characterization

% noise - note this is just open-loop OTA noise for sanity check

% compute first stage noise
noise_final_SF1 = 8*k*T*(gamma_W/gm_SF1_M1 +...
    gamma_S * gm_SF1_M2 / (gm_SF1_M1^2))*ENBW...
    + 2 * K_flicker_P / (W_SF1_M1 * L_SF1_M1 * C_ox) *...
    log(f_LP_AP / f_HP_AP);

% compute total input-referred OTA noise
noise_final_SF1_in = noise_final_SF1 / (A_target)^2;
noise_final_SF1_V = sqrt(noise_final_SF1_in);

% offset: it can be shown that all contributions are neglig except input
sigma_Vth_SF1_1 = A_VT / sqrt(W_SF1_M1 * L_SF1_M1);
V_os_3sigma_SF1 = sigma_Vth_SF1_1 * 3;

%% area estimate

% calculate A1 OTA area
area_A1 = 0;
area_A1 = area_A1 + get_area(L_M1, W_M1, L_guard, L_diff);
area_A1 = area_A1 + get_area(L_M3, W_M3, L_guard, L_diff);
area_A1 = area_A1 + get_area(L_M5, W_M5, L_guard, L_diff);
area_A1 = area_A1 + get_area(L_M7, W_M7, L_guard, L_diff);
area_A1 = area_A1 + get_area(L_M9, W_M9, L_guard, L_diff);
area_A1 = area_A1 + get_area(L_M13, W_M13, L_guard, L_diff);
area_A1 = area_A1 + get_area(L_M15, W_M15, L_guard, L_diff);

% calculate A3 OTA area
area_A3 = 0;
area_A3 = area_A3 + get_area(L_A3_M1, W_A3_M1, L_guard, L_diff);
area_A3 = area_A3 + get_area(L_A3_M3, W_A3_M3, L_guard, L_diff);
area_A3 = area_A3 + get_area(L_A3_M5, W_A3_M5, L_guard, L_diff);
area_A3 = area_A3 + get_area(L_A3_M7, W_A3_M7, L_guard, L_diff);
% assuming same CMFB amp as A1
area_A3 = area_A3 + get_area(L_M13, W_M13, L_guard, L_diff);
area_A3 = area_A3 + get_area(L_M15, W_M15, L_guard, L_diff);

% source follower area 
area_SF1 = 0;
area_SF1 = area_SF1 + get_area(L_SF1_M1, W_SF1_M1, L_guard, L_diff);
area_SF1 = area_SF1 + get_area(L_SF1_M2, W_SF1_M2, L_guard, L_diff);

% total area
area_total = area_A1 + 2*area_A3 + 2*area_SF1;

%% sizing helper functions

% W_vec: vector of widths (one for each length)
% gmid_vec: vector of actual gmid
% gmro_vec: vector of actual gmro

% L_vector: either N or P lengths
% gmid_matrix: either N or P characterization data
% gmro_matrix: either N or P characterization data
% gmid_target: min or max gmid
% inv_reg: 1 for WI i.e. min gmid, 0 for SI i.e. max gmid
% current: ID for this device
% num_lens: size of L_vector
% points_per_length: number of characterization points
function [W_vec, gmid_vec, gmro_vec] = size_M(L_vector, gmid_matrix,...
    gmro_matrix, gmid_target, inv_reg, current, num_lens, points_per_len)

    % vectors to keep track of results for comparison
    W_vec = zeros(num_lens, 1);
    gmro_vec = zeros(num_lens, 1);
    gmid_vec = zeros(num_lens, 1);

    % try each length
    for i = 1:num_lens

        % column for gmid, gmro data
        col = 1 + i;

        % determine corresponding length
        L_charac = L_vector(i);
        W_charac = L_charac * 2;
        
        % WI
        if (inv_reg == 1)
            for j = 1:points_per_len
                
                point = points_per_len - j + 1;
                gmid_vec(i) = gmid_matrix(point, col);
                
                if (gmid_vec(i) > gmid_target)
                    % found required gmid
                    % determine corresponding current density for this length
                    ID_charac = gmid_matrix(point, 1);
                    ID_density = ID_charac / W_charac;                 
                    % calculate W necessary from current for this device
                    W_vec(i) = current / ID_density;
                    % keep track of gmro
                    gmro_vec(i) = gmro_matrix(point, col);
                    break
                end
            end
        % SI
        else
            for j = 1:points_per_len
                
                point = j;
                gmid_vec(i) = gmid_matrix(point, col);
                
                if (gmid_vec(i) < gmid_target)
                    % found required gmid
                    % determine corresponding current density for this length
                    ID_charac = gmid_matrix(point, 1);
                    ID_density = ID_charac / W_charac;                 
                    % calculate W necessary from current for this device
                    W_vec(i) = current / ID_density;
                    % keep track of gmro
                    gmro_vec(i) = gmro_matrix(point, col);
                    break
                end
            end
        end
    end
end

% L_val: chosen L value
% W_val: chosen W value
% gmid_val: chosen gmid value
% gmro_val: chosen gmro value

% L_vector: either N or P lengths
% W_vector: corresponding W options
% gmid_vector: corresponding gmid
% gmro_vector: corresponding gmro
% gmro_target: min gmro
% num_lens: size of L_vector
function [L_val, W_val, gmid_val, gmro_val] = pick_L(L_vector, W_vector,...
    gmid_vector, gmro_vector, gmro_target, num_lens, min_W)

    for i = 1:num_lens
        gmro_this = gmro_vector(i);
        W_this = W_vector(i);
        
        % determine dimensions
        W_val = W_vector(i);
        L_val = L_vector(i);
        % determine small signal params
        gmid_val = gmid_vector(i);
        gmro_val = gmro_vector(i);

        if ((W_this > min_W) && (gmro_this > gmro_target))
            % if conditions met, these dimensions and params are final
            break
        end
    end
end

% area: silicon area estimate for pair of devices

% L: device L
% W: device W
% guard: estimate of additional guard-ring length
% diff: estimate of additional diffusion length
function area = get_area(L, W, guard, diff)

    area = (2*W + 2*guard) * (L + 2*guard + 2*diff);

end
